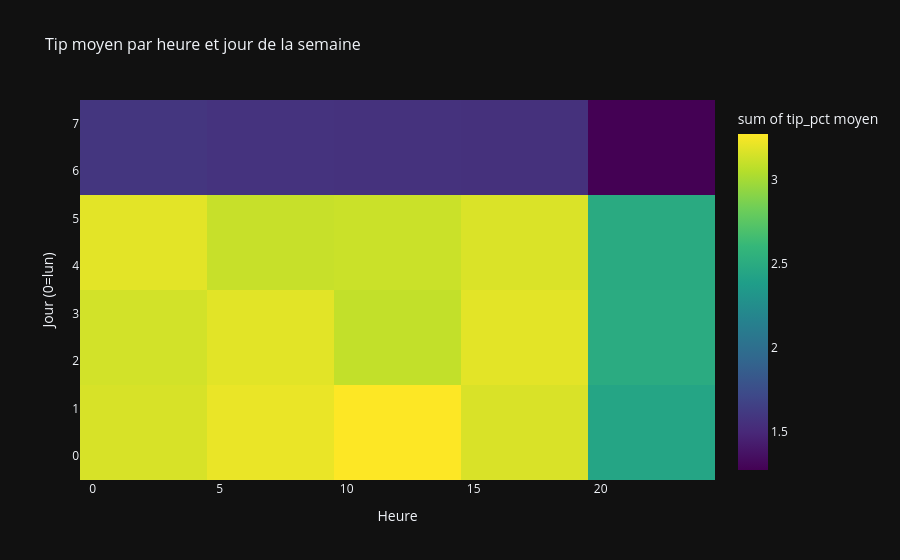

The code cell stored with this chart in its notebook:
### Markdown cell above
## Tip moyen par heure × jour de la semaine

Après `prepare_dataframe` pour obtenir `tip_pct`.

### Code cell
df_p = prepare_dataframe(generate_taxi_df(80_000))
df_p["hour"] = df_p["tpep_pickup_datetime"].dt.hour
df_p["dow"] = df_p["tpep_pickup_datetime"].dt.dayofweek
heat = df_p.groupby(["dow", "hour"])["tip_pct"].mean().reset_index()

fig = px.density_heatmap(
    heat,
    x="hour",
    y="dow",
    z="tip_pct",
    title="Tip moyen par heure et jour de la semaine",
    labels={"dow": "Jour (0=lun)", "hour": "Heure", "tip_pct": "tip_pct moyen"},
    color_continuous_scale="Viridis",
)
style_plotly(fig)
fig.show()

### Figure 1 — Plotly figure (JSON) as saved in the notebook; plotly's stock layout.template omitted (floating-point values rounded to 4 significant figures; data arrays with more than 128 entries replaced by an {"elided": "..."} marker saying what was removed)
{"data": [{"coloraxis": "coloraxis", "histfunc": "sum", "hovertemplate": "Heure=%{x}<br>Jour (0=lun)=%{y}<br>sum of tip_pct moyen=%{z}<extra></extra>", "name": "", "type": "histogram2d", "x": {"elided": "168 int values"}, "xaxis": "x", "xbingroup": "x", "y": {"elided": "168 int values"}, "yaxis": "y", "ybingroup": "y", "z": {"elided": "168 float values"}}], "layout": {"coloraxis": {"colorbar": {"title": {"text": "sum of tip_pct moyen"}}, "colorscale": [[0.0, "#440154"], [0.1111, "#482878"], [0.2222, "#3e4989"], [0.3333, "#31688e"], [0.4444, "#26828e"], [0.5556, "#1f9e89"], [0.6667, "#35b779"], [0.7778, "#6ece58"], [0.8889, "#b5de2b"], [1.0, "#fde725"]]}, "legend": {"tracegroupgap": 0}, "title": {"font": {"size": 16}, "text": "Tip moyen par heure et jour de la semaine"}, "xaxis": {"anchor": "y", "domain": [0.0, 1.0], "title": {"text": "Heure"}}, "yaxis": {"anchor": "x", "domain": [0.0, 1.0], "title": {"text": "Jour (0=lun)"}}}}
